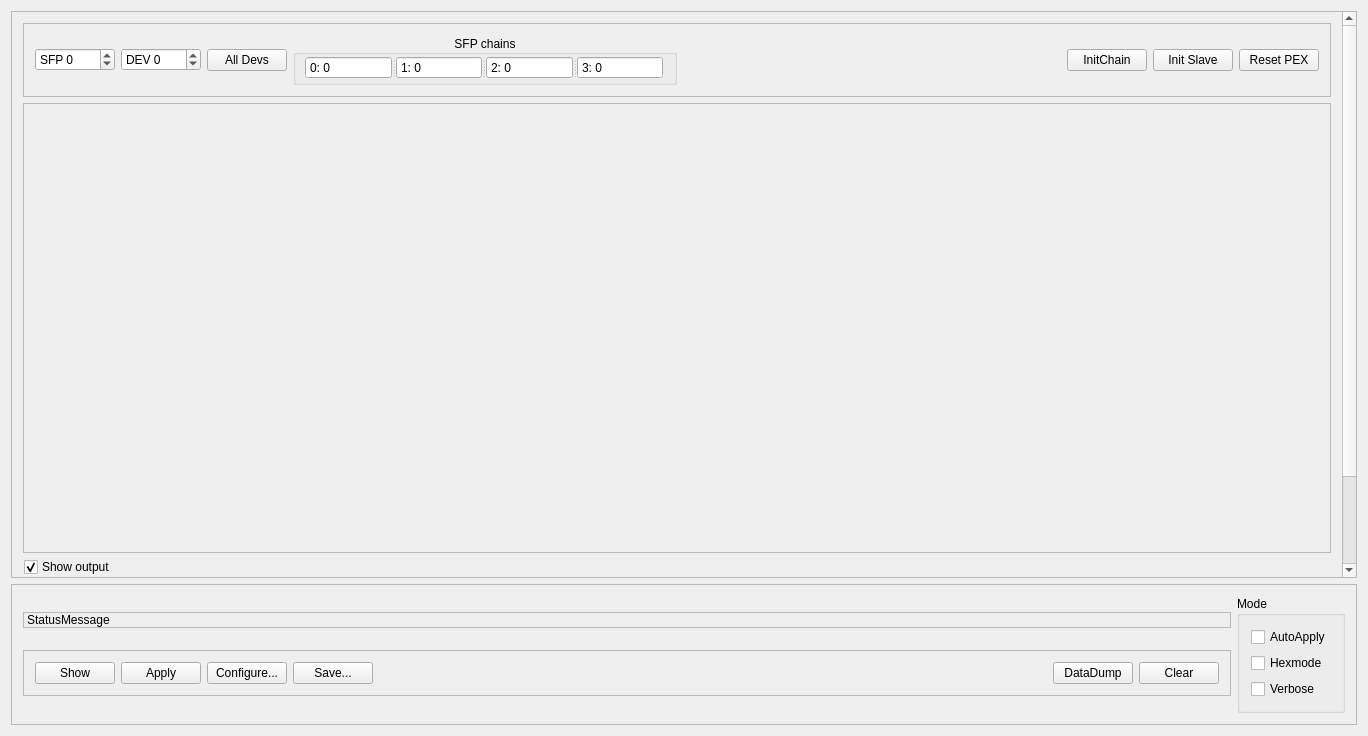
<?xml version="1.0" encoding="UTF-8"?>
<ui version="4.0">
 <class>MuppetGui</class>
 <widget class="QWidget" name="MuppetGui">
  <property name="geometry">
   <rect>
    <x>0</x>
    <y>0</y>
    <width>1368</width>
    <height>736</height>
   </rect>
  </property>
  <property name="windowTitle">
   <string>GOSIP GUI</string>
  </property>
  <layout class="QGridLayout" name="gridLayout_4">
   <item row="1" column="0">
    <widget class="QScrollArea" name="ControlButton_scrollArea">
     <property name="sizePolicy">
      <sizepolicy hsizetype="Expanding" vsizetype="Maximum">
       <horstretch>0</horstretch>
       <verstretch>0</verstretch>
      </sizepolicy>
     </property>
     <property name="minimumSize">
      <size>
       <width>0</width>
       <height>125</height>
      </size>
     </property>
     <property name="widgetResizable">
      <bool>true</bool>
     </property>
     <widget class="QWidget" name="scrollAreaWidgetContents_2">
      <property name="geometry">
       <rect>
        <x>0</x>
        <y>0</y>
        <width>1346</width>
        <height>121</height>
       </rect>
      </property>
      <layout class="QGridLayout" name="gridLayout">
       <item row="0" column="0">
        <layout class="QVBoxLayout" name="verticalLayout">
         <item>
          <widget class="QLabel" name="StatusLabel">
           <property name="sizePolicy">
            <sizepolicy hsizetype="Preferred" vsizetype="Fixed">
             <horstretch>0</horstretch>
             <verstretch>0</verstretch>
            </sizepolicy>
           </property>
           <property name="toolTip">
            <string>&lt;html&gt;&lt;head/&gt;&lt;body&gt;&lt;p&gt;Currently shown device and last refresh time&lt;/p&gt;&lt;/body&gt;&lt;/html&gt;</string>
           </property>
           <property name="locale">
            <locale language="English" country="UnitedStates"/>
           </property>
           <property name="frameShape">
            <enum>QFrame::StyledPanel</enum>
           </property>
           <property name="text">
            <string>StatusMessage</string>
           </property>
          </widget>
         </item>
         <item>
          <widget class="QFrame" name="controlframe">
           <property name="sizePolicy">
            <sizepolicy hsizetype="Preferred" vsizetype="Fixed">
             <horstretch>0</horstretch>
             <verstretch>0</verstretch>
            </sizepolicy>
           </property>
           <property name="frameShape">
            <enum>QFrame::StyledPanel</enum>
           </property>
           <property name="frameShadow">
            <enum>QFrame::Raised</enum>
           </property>
           <layout class="QHBoxLayout" name="horizontalLayout_3">
            <item>
             <widget class="QPushButton" name="RefreshButton">
              <property name="toolTip">
               <string>&lt;html&gt;&lt;head/&gt;&lt;body&gt;&lt;p&gt;Show values for current SFP and DEV.&lt;/p&gt;&lt;/body&gt;&lt;/html&gt;</string>
              </property>
              <property name="text">
               <string>Show</string>
              </property>
             </widget>
            </item>
            <item>
             <widget class="QPushButton" name="ApplyButton">
              <property name="toolTip">
               <string>&lt;html&gt;&lt;head/&gt;&lt;body&gt;&lt;p&gt;Apply settings to selected SFP and DEV&lt;/p&gt;&lt;/body&gt;&lt;/html&gt;</string>
              </property>
              <property name="text">
               <string>Apply</string>
              </property>
             </widget>
            </item>
            <item>
             <widget class="QPushButton" name="ConfigButton">
              <property name="toolTip">
               <string>&lt;html&gt;&lt;head/&gt;&lt;body&gt;&lt;p&gt;Set up registers from configuration file (*.gos)&lt;/p&gt;&lt;/body&gt;&lt;/html&gt;</string>
              </property>
              <property name="text">
               <string>Configure...</string>
              </property>
             </widget>
            </item>
            <item>
             <widget class="QPushButton" name="SaveConfigButton">
              <property name="toolTip">
               <string>Save registers to configuration file (*.gos) </string>
              </property>
              <property name="text">
               <string>Save...</string>
              </property>
             </widget>
            </item>
            <item>
             <spacer name="horizontalSpacer">
              <property name="orientation">
               <enum>Qt::Horizontal</enum>
              </property>
              <property name="sizeHint" stdset="0">
               <size>
                <width>40</width>
                <height>20</height>
               </size>
              </property>
             </spacer>
            </item>
            <item>
             <widget class="QPushButton" name="DumpButton">
              <property name="toolTip">
               <string>&lt;html&gt;&lt;head/&gt;&lt;body&gt;&lt;p&gt;Dump main register contents of selected device&lt;/p&gt;&lt;/body&gt;&lt;/html&gt;</string>
              </property>
              <property name="text">
               <string>DataDump</string>
              </property>
             </widget>
            </item>
            <item>
             <widget class="QPushButton" name="ClearOutputButton">
              <property name="toolTip">
               <string>&lt;html&gt;&lt;head/&gt;&lt;body&gt;&lt;p&gt;Clear output text window&lt;/p&gt;&lt;/body&gt;&lt;/html&gt;</string>
              </property>
              <property name="text">
               <string>Clear</string>
              </property>
             </widget>
            </item>
           </layout>
          </widget>
         </item>
        </layout>
       </item>
       <item row="0" column="1">
        <widget class="QGroupBox" name="ModesgroupBox">
         <property name="sizePolicy">
          <sizepolicy hsizetype="Preferred" vsizetype="Fixed">
           <horstretch>0</horstretch>
           <verstretch>0</verstretch>
          </sizepolicy>
         </property>
         <property name="title">
          <string>Mode</string>
         </property>
         <layout class="QVBoxLayout" name="verticalLayout_9">
          <item>
           <widget class="QCheckBox" name="checkBox_AA">
            <property name="toolTip">
             <string>&lt;html&gt;&lt;head/&gt;&lt;body&gt;&lt;p&gt;If checked values will be applyed directly when GUI elements are changed &lt;/p&gt;&lt;/body&gt;&lt;/html&gt;</string>
            </property>
            <property name="text">
             <string>AutoApply</string>
            </property>
           </widget>
          </item>
          <item>
           <widget class="QCheckBox" name="HexBox">
            <property name="toolTip">
             <string>&lt;html&gt;&lt;head/&gt;&lt;body&gt;&lt;p&gt;Check for hexadecimal numbers mode&lt;/p&gt;&lt;/body&gt;&lt;/html&gt;</string>
            </property>
            <property name="text">
             <string>Hexmode</string>
            </property>
           </widget>
          </item>
          <item>
           <widget class="QCheckBox" name="DebugBox">
            <property name="toolTip">
             <string>&lt;html&gt;&lt;head/&gt;&lt;body&gt;&lt;p&gt;Check for verbose debug mode of gosipcmd&lt;/p&gt;&lt;/body&gt;&lt;/html&gt;</string>
            </property>
            <property name="text">
             <string>Verbose</string>
            </property>
           </widget>
          </item>
         </layout>
        </widget>
       </item>
      </layout>
     </widget>
    </widget>
   </item>
   <item row="0" column="0">
    <widget class="QScrollArea" name="Main_scrollArea">
     <property name="widgetResizable">
      <bool>true</bool>
     </property>
     <widget class="QWidget" name="scrollAreaWidgetContents_4">
      <property name="geometry">
       <rect>
        <x>0</x>
        <y>0</y>
        <width>1330</width>
        <height>673</height>
       </rect>
      </property>
      <layout class="QGridLayout" name="gridLayout_5">
       <item row="0" column="0">
        <widget class="QFrame" name="configureframe">
         <property name="sizePolicy">
          <sizepolicy hsizetype="Preferred" vsizetype="Fixed">
           <horstretch>0</horstretch>
           <verstretch>0</verstretch>
          </sizepolicy>
         </property>
         <property name="frameShape">
          <enum>QFrame::StyledPanel</enum>
         </property>
         <property name="frameShadow">
          <enum>QFrame::Raised</enum>
         </property>
         <layout class="QGridLayout" name="gridLayout_3">
          <item row="0" column="6">
           <widget class="QPushButton" name="ResetSlaveButton">
            <property name="toolTip">
             <string>&lt;html&gt;&lt;head/&gt;&lt;body&gt;&lt;p&gt;Reset logic on selected slave device&lt;/p&gt;&lt;/body&gt;&lt;/html&gt;</string>
            </property>
            <property name="text">
             <string>Init Slave</string>
            </property>
           </widget>
          </item>
          <item row="0" column="4">
           <spacer name="horizontalSpacer_2">
            <property name="orientation">
             <enum>Qt::Horizontal</enum>
            </property>
            <property name="sizeHint" stdset="0">
             <size>
              <width>378</width>
              <height>20</height>
             </size>
            </property>
           </spacer>
          </item>
          <item row="0" column="1">
           <widget class="QSpinBox" name="SlavespinBox">
            <property name="minimumSize">
             <size>
              <width>80</width>
              <height>0</height>
             </size>
            </property>
            <property name="toolTip">
             <string>&lt;html&gt;&lt;head/&gt;&lt;body&gt;&lt;p&gt;Number of device at sfp chain. -1 for broadcast setting.&lt;/p&gt;&lt;/body&gt;&lt;/html&gt;</string>
            </property>
            <property name="suffix">
             <string/>
            </property>
            <property name="prefix">
             <string>DEV </string>
            </property>
            <property name="minimum">
             <number>-1</number>
            </property>
            <property name="maximum">
             <number>254</number>
            </property>
            <property name="value">
             <number>0</number>
            </property>
           </widget>
          </item>
          <item row="0" column="5">
           <widget class="QPushButton" name="InitChainButton">
            <property name="toolTip">
             <string>&lt;html&gt;&lt;head/&gt;&lt;body&gt;&lt;p&gt;Initialize chain of slaves at SFP as set in spinbox&lt;/p&gt;&lt;/body&gt;&lt;/html&gt;</string>
            </property>
            <property name="text">
             <string>InitChain</string>
            </property>
           </widget>
          </item>
          <item row="0" column="7">
           <widget class="QPushButton" name="ResetBoardButton">
            <property name="toolTip">
             <string>Reset sfp engine on pex board</string>
            </property>
            <property name="text">
             <string>Reset PEX</string>
            </property>
           </widget>
          </item>
          <item row="0" column="2">
           <widget class="QPushButton" name="BroadcastButton">
            <property name="toolTip">
             <string>Set to broadcast mode</string>
            </property>
            <property name="text">
             <string>All Devs</string>
            </property>
            <property name="checkable">
             <bool>true</bool>
            </property>
            <property name="checked">
             <bool>false</bool>
            </property>
            <property name="autoDefault">
             <bool>false</bool>
            </property>
            <property name="flat">
             <bool>false</bool>
            </property>
           </widget>
          </item>
          <item row="0" column="3">
           <widget class="QGroupBox" name="groupBox">
            <property name="title">
             <string>SFP chains</string>
            </property>
            <property name="alignment">
             <set>Qt::AlignCenter</set>
            </property>
            <property name="flat">
             <bool>false</bool>
            </property>
            <property name="checkable">
             <bool>false</bool>
            </property>
            <layout class="QGridLayout" name="gridLayout_10">
             <property name="leftMargin">
              <number>9</number>
             </property>
             <property name="topMargin">
              <number>1</number>
             </property>
             <property name="bottomMargin">
              <number>3</number>
             </property>
             <item row="0" column="0">
              <widget class="QSplitter" name="splitter">
               <property name="orientation">
                <enum>Qt::Horizontal</enum>
               </property>
               <widget class="QSpinBox" name="Chain0_Box">
                <property name="toolTip">
                 <string>Number of initialized devices at SFP 0 chain </string>
                </property>
                <property name="readOnly">
                 <bool>true</bool>
                </property>
                <property name="buttonSymbols">
                 <enum>QAbstractSpinBox::NoButtons</enum>
                </property>
                <property name="prefix">
                 <string>0: </string>
                </property>
                <property name="maximum">
                 <number>255</number>
                </property>
               </widget>
               <widget class="QSpinBox" name="Chain1_Box">
                <property name="toolTip">
                 <string>Number of initialized devices at SFP 1 chain </string>
                </property>
                <property name="readOnly">
                 <bool>true</bool>
                </property>
                <property name="buttonSymbols">
                 <enum>QAbstractSpinBox::NoButtons</enum>
                </property>
                <property name="prefix">
                 <string>1: </string>
                </property>
                <property name="maximum">
                 <number>255</number>
                </property>
                <property name="value">
                 <number>0</number>
                </property>
               </widget>
               <widget class="QSpinBox" name="Chain2_Box">
                <property name="toolTip">
                 <string>Number of initialized devices at SFP 2 chain </string>
                </property>
                <property name="readOnly">
                 <bool>true</bool>
                </property>
                <property name="buttonSymbols">
                 <enum>QAbstractSpinBox::NoButtons</enum>
                </property>
                <property name="prefix">
                 <string>2: </string>
                </property>
                <property name="maximum">
                 <number>255</number>
                </property>
               </widget>
               <widget class="QSpinBox" name="Chain3_Box">
                <property name="toolTip">
                 <string>Number of initialized devices at SFP 3 chain </string>
                </property>
                <property name="readOnly">
                 <bool>true</bool>
                </property>
                <property name="buttonSymbols">
                 <enum>QAbstractSpinBox::NoButtons</enum>
                </property>
                <property name="prefix">
                 <string>3: </string>
                </property>
                <property name="maximum">
                 <number>255</number>
                </property>
               </widget>
              </widget>
             </item>
            </layout>
           </widget>
          </item>
          <item row="0" column="0">
           <widget class="QSpinBox" name="SFPspinBox">
            <property name="minimumSize">
             <size>
              <width>80</width>
              <height>0</height>
             </size>
            </property>
            <property name="toolTip">
             <string>&lt;html&gt;&lt;head/&gt;&lt;body&gt;&lt;p&gt;Number of sfp chain. -1 for broadcast to all chains&lt;/p&gt;&lt;/body&gt;&lt;/html&gt;</string>
            </property>
            <property name="suffix">
             <string/>
            </property>
            <property name="prefix">
             <string>SFP </string>
            </property>
            <property name="minimum">
             <number>-1</number>
            </property>
            <property name="maximum">
             <number>3</number>
            </property>
            <property name="value">
             <number>0</number>
            </property>
           </widget>
          </item>
         </layout>
         <zorder>SFPspinBox</zorder>
         <zorder>SlavespinBox</zorder>
         <zorder>horizontalSpacer_2</zorder>
         <zorder>InitChainButton</zorder>
         <zorder>BroadcastButton</zorder>
         <zorder>ResetSlaveButton</zorder>
         <zorder>ResetBoardButton</zorder>
         <zorder>groupBox</zorder>
        </widget>
       </item>
       <item row="1" column="0">
        <widget class="QScrollArea" name="Settings_scrollArea">
         <property name="sizePolicy">
          <sizepolicy hsizetype="Expanding" vsizetype="Expanding">
           <horstretch>0</horstretch>
           <verstretch>0</verstretch>
          </sizepolicy>
         </property>
         <property name="minimumSize">
          <size>
           <width>0</width>
           <height>450</height>
          </size>
         </property>
         <property name="widgetResizable">
          <bool>true</bool>
         </property>
         <widget class="QWidget" name="scrollAreaWidgetContents_3">
          <property name="geometry">
           <rect>
            <x>0</x>
            <y>0</y>
            <width>1308</width>
            <height>446</height>
           </rect>
          </property>
         </widget>
        </widget>
       </item>
       <item row="2" column="0">
        <widget class="QGroupBox" name="ShowLogBox">
         <property name="sizePolicy">
          <sizepolicy hsizetype="Preferred" vsizetype="Preferred">
           <horstretch>0</horstretch>
           <verstretch>0</verstretch>
          </sizepolicy>
         </property>
         <property name="title">
          <string>Show output</string>
         </property>
         <property name="flat">
          <bool>false</bool>
         </property>
         <property name="checkable">
          <bool>true</bool>
         </property>
         <layout class="QGridLayout" name="gridLayout_2">
          <item row="0" column="0">
           <widget class="QPlainTextEdit" name="TextOutput">
            <property name="font">
             <font>
              <family>Andale Mono</family>
             </font>
            </property>
            <property name="readOnly">
             <bool>true</bool>
            </property>
           </widget>
          </item>
         </layout>
        </widget>
       </item>
      </layout>
     </widget>
    </widget>
   </item>
  </layout>
 </widget>
 <layoutdefault spacing="6" margin="11"/>
 <tabstops>
  <tabstop>SFPspinBox</tabstop>
  <tabstop>SlavespinBox</tabstop>
  <tabstop>BroadcastButton</tabstop>
  <tabstop>InitChainButton</tabstop>
  <tabstop>ResetBoardButton</tabstop>
  <tabstop>RefreshButton</tabstop>
  <tabstop>ApplyButton</tabstop>
  <tabstop>ConfigButton</tabstop>
  <tabstop>DumpButton</tabstop>
  <tabstop>ClearOutputButton</tabstop>
  <tabstop>DebugBox</tabstop>
 </tabstops>
 <resources/>
 <connections/>
</ui>
